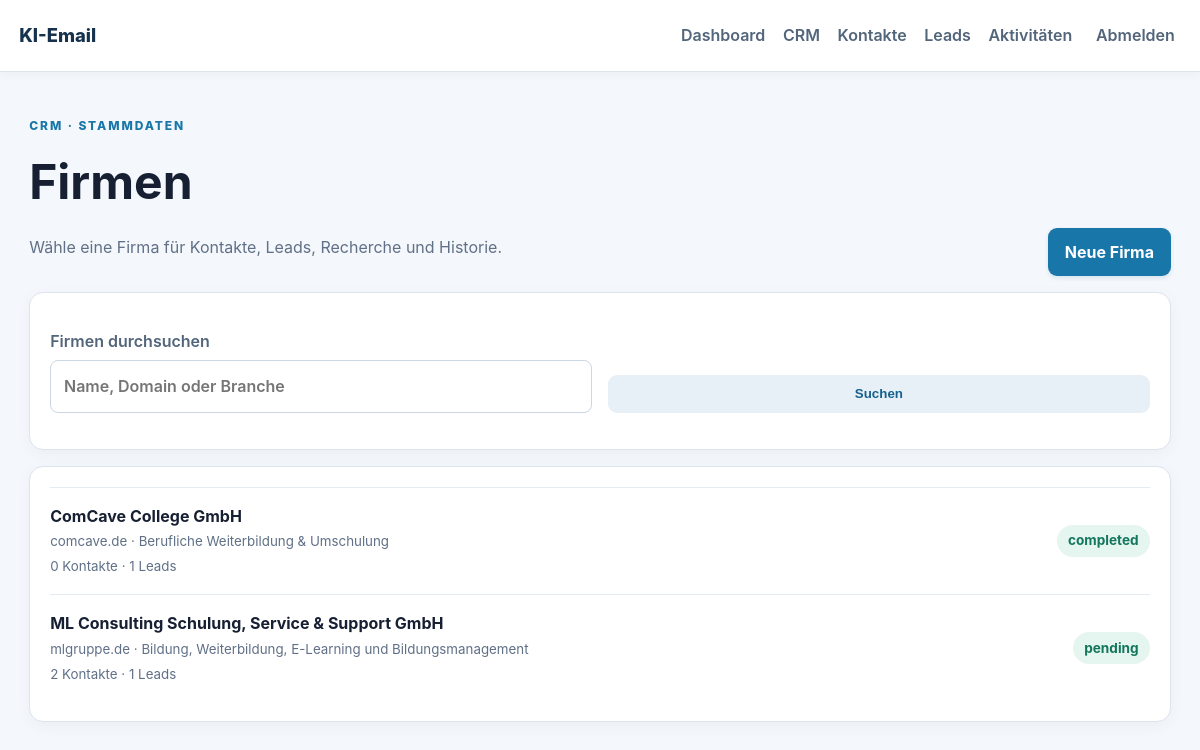
/crm/companies (signed in), run on the app's committed database.
### app/models.py (models this page shows)
class Company(Base):
    __tablename__ = "companies"
    id: Mapped[int] = mapped_column(primary_key=True)
    name: Mapped[str] = mapped_column(String(240), index=True)
    domain: Mapped[str] = mapped_column(String(255), default="", index=True)
    industry: Mapped[str] = mapped_column(String(160), default="")
    website: Mapped[str] = mapped_column(String(500), default="")
    source_url: Mapped[str] = mapped_column(String(500), default="")
    researched_at: Mapped[datetime | None] = mapped_column(DateTime(timezone=True), nullable=True)
    notes: Mapped[str] = mapped_column(Text, default="")
    created_at: Mapped[datetime] = mapped_column(DateTime(timezone=True), default=utcnow)
    research_status: Mapped[str] = mapped_column(String(30), default="pending")
    research_error: Mapped[str] = mapped_column(Text, default="")
    contacts: Mapped[list["Contact"]] = relationship(back_populates="company", cascade="all, delete-orphan")
    leads: Mapped[list["Lead"]] = relationship(back_populates="company", cascade="all, delete-orphan")

### app/main.py (the view)
@app.get("/crm/companies", response_class=HTMLResponse)
def crm_companies(request: Request, db: Session = Depends(get_db)):
    user = require_user(request, db)
    require_permission(user, "CRM_MANAGE")
    query = request.query_params.get("q", "").strip()
    statement = select(Company).order_by(Company.name)
    if query:
        term = f"%{query}%"
        statement = statement.where(or_(Company.name.ilike(term), Company.domain.ilike(term), Company.industry.ilike(term)))
    return templates.TemplateResponse(request=request, name="crm_companies.html", context={"user": user, "companies": db.scalars(statement).all(), "query": query, "message": request.query_params.get("message")})

### app/templates/crm_companies.html
<!doctype html><html lang="de"><head><meta charset="utf-8"><meta name="viewport" content="width=device-width,initial-scale=1"><title>Firmen · CRM</title><link rel="stylesheet" href="/static/style.css"></head><body><header><a class="brand" href="/">KI-Email</a><nav><a href="/dashboard">Dashboard</a><a href="/crm">CRM</a><a href="/crm/contacts">Kontakte</a><a href="/crm/leads">Leads</a><a href="/crm/activities">Aktivitäten</a><form method="post" action="/logout"><button class="link-button">Abmelden</button></form></nav></header><main class="shell">{% if message %}<section class="notice">{{ message }}</section>{% endif %}<div class="intro"><div><span class="eyebrow">CRM · Stammdaten</span><h1>Firmen</h1><p>Wähle eine Firma für Kontakte, Leads, Recherche und Historie.</p></div><a class="button" href="/crm/companies/new">Neue Firma</a></div><section class="panel"><form method="get" class="account-form"><label>Firmen durchsuchen<input name="q" value="{{ query }}" placeholder="Name, Domain oder Branche"></label><button class="button secondary">Suchen</button></form></section><section class="panel">{% for company in companies %}<a class="mail-row" href="/crm/companies/{{ company.id }}"><span><strong>{{ company.name }}</strong><br><small>{{ company.domain }}{% if company.industry %} · {{ company.industry }}{% endif %}</small><br><small>{{ company.contacts|length }} Kontakte · {{ company.leads|length }} Leads</small></span><span class="pill">{{ company.research_status }}</span></a>{% else %}<div class="empty-state"><h2>Noch keine Firmen</h2><p>Lege zuerst eine Firma an und baue darauf Kontakte und Leads auf.</p><a class="button" href="/crm/companies/new">Firma anlegen</a></div>{% endfor %}</section></main></body></html>

### app/static/style.css (style rules this page uses)
:root { font-family:Inter,ui-sans-serif,system-ui,-apple-system,"Segoe UI",sans-serif;color:#172033;background:#f4f7fb;line-height:1.55 }
* { box-sizing:border-box }
body { margin:0;background:#f4f7fb;min-height:100vh }
a { color:#1769aa }
header { height:72px;background:#fff;border-bottom:1px solid #dce4ee;display:flex;align-items:center;justify-content:space-between;padding:0 max(1.2rem,calc((100vw - 1180px)/2));box-shadow:0 2px 10px #2336530b }
.brand { font-weight:800;color:#17324d;text-decoration:none;font-size:1.15rem }
nav { display:flex;align-items:center;gap:1.1rem }
nav a { color:#52657b;text-decoration:none;font-weight:600 }
.link-button { background:none;border:0;color:#52657b;cursor:pointer;font:inherit;font-weight:600 }
.shell { max-width:1180px;margin:0 auto;padding:2.5rem 1.2rem }
.intro { display:flex;justify-content:space-between;gap:2rem;align-items:end }
.eyebrow { color:#1976a9;text-transform:uppercase;letter-spacing:.16em;font-size:.75rem;font-weight:800 }
.intro h1 { font-size:clamp(2rem,4vw,3.5rem);margin:.5rem 0;color:#172033 }
.intro p,.muted { color:#607087 }
.button { display:inline-block;border:0;border-radius:9px;background:#1976a9;color:#fff;padding:.72rem 1.05rem;font-weight:700;text-decoration:none;cursor:pointer;box-shadow:0 2px 4px #1769aa22 }
.secondary { background:#e7f0f7;color:#17618e;box-shadow:none }
.status,.pill,.approved { border-radius:999px;padding:.35rem .7rem;background:#e5f5ef;color:#13775b;font-size:.85rem;font-weight:700 }
.metric,.panel { background:#fff;border:1px solid #dce4ee;border-radius:14px;padding:1.25rem;box-shadow:0 4px 16px #2336530a }
.panel { margin-top:1rem }
label { display:block;color:#52657b;margin:1rem 0;font-weight:600 }
input,select,textarea { display:block;width:100%;margin-top:.4rem;padding:.8rem;border-radius:8px;border:1px solid #cbd7e4;background:#fff;color:#172033;font:inherit }
.account-form { display:grid;grid-template-columns:repeat(2,1fr);gap:0 1rem }
.account-form .button { align-self:end;margin-bottom:1rem }
.mail-row { display:flex;justify-content:space-between;gap:1rem;align-items:center;border-top:1px solid #e5ebf2;padding:1rem 0;color:#172033;text-decoration:none }
.mail-row small { color:#607087 }

### data on the page
Company: name "ComCave College GmbH", domain "comcave.de", industry "Berufliche Weiterbildung & Umschulung", contacts|length "0", leads|length "1", research_status "completed"
Company: name "ML Consulting Schulung, Service & Support GmbH", domain "mlgruppe.de", industry "Bildung, Weiterbildung, E-Learning und Bildungsmanagement", contacts|length "2", leads|length "1", research_status "pending"
